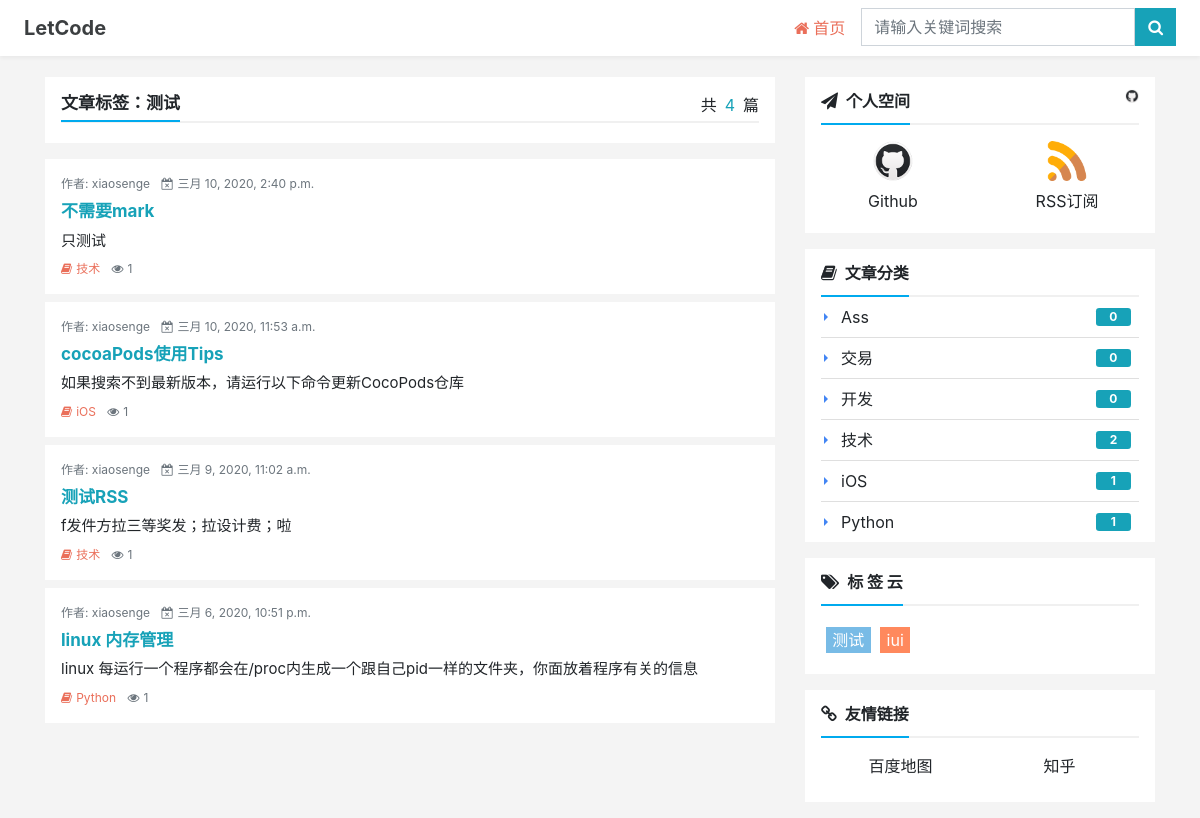
Page /ntag/2 on the earlier database version.
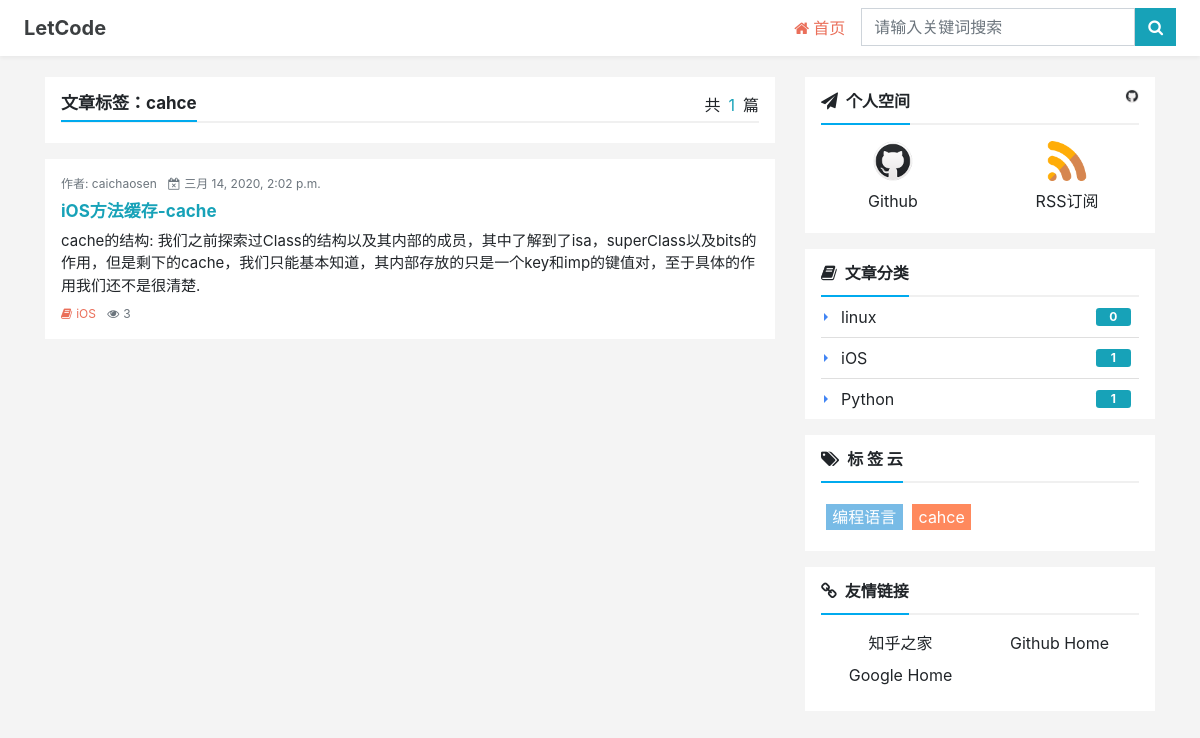
Same page on the later database version.
### blog/models.py (models this page shows, shortened)
class Tag(models.Model):
    STATUS_NORMAL = 1
    STATUS_DELETE = 0
    STATUS_ITEMS = [
        (STATUS_NORMAL,'正常'),
        (STATUS_DELETE, '删除')
    ]
    name = models.CharField(max_length=10, verbose_name='名称')
    status = models.PositiveIntegerField(default=STATUS_NORMAL,choices=STATUS_ITEMS,verbose_name='状态')
    owner = models.ForeignKey(User,on_delete=models.CASCADE,verbose_name='作者')
    create_time = models.DateTimeField(auto_now_add=True,verbose_name='创建时间')
    desc = models.CharField(max_length=2020, verbose_name='标签描述', default='')
    class Meta:
        verbose_name = verbose_name_plural = '标签'

class Post(models.Model):
    STATUS_NORMAL = 1
    STATUS_DELETE = 0
    STATUS_DRAFT = 2
    STATUS_ITEMS = [
        (STATUS_NORMAL,'正常'),
        (STATUS_DRAFT, '草稿'),
        (STATUS_DELETE, '删除')
    ]
    title = models.CharField(max_length=255, verbose_name='标题')
    desc = models.CharField(max_length=1024,blank=True, verbose_name='摘要')
    content = models.TextField(verbose_name='正文',help_text='正文必须为Markdown格式')
    status = models.PositiveIntegerField(default=STATUS_NORMAL, choices=STATUS_ITEMS, verbose_name='状态')
    create_time = models.DateTimeField(auto_now_add=True, verbose_name='创建时间')
    category = models.ForeignKey(Category,on_delete=models.CASCADE,verbose_name='分类')
    tag = models.ManyToManyField(Tag,verbose_name='标签')
    owner = models.ForeignKey(User,on_delete=models.CASCADE, verbose_name='作者')
    is_md = models.BooleanField(default=False,verbose_name='使用markdown语法')
    content_html = models.TextField(verbose_name='正文html格式', blank=True, editable=False)
    pv = models.PositiveIntegerField(default=1)
    uv = models.PositiveIntegerField(default=1)
    @staticmethod
    def get_by_tag(tag_id):
        try:
            tag = Tag.objects.get(id=tag_id)
        except Tag.DoesNotExist:
            tag = None
            post_list = []
        else:
            post_list = tag.post_set.filter(status=Post.STATUS_NORMAL).select_related('owner','category')
        return post_list,tag
    class Meta:
        verbose_name = verbose_name_plural = '文章'
        ordering = ['-id']

class Category(models.Model):
    STATUS_NORMAL = 1
    STATUS_DELETE = 0
    STATUS_ITEMS = [
        (STATUS_NORMAL,'正常'),
        (STATUS_DELETE, '删除')
    ]
    name = models.CharField(max_length=50, verbose_name='名称')
    status = models.PositiveIntegerField(default=STATUS_NORMAL,choices=STATUS_ITEMS,verbose_name='状态')
    is_nav = models.BooleanField(default=False,verbose_name='是否为导航')
    owner = models.ForeignKey(User,on_delete=models.CASCADE,verbose_name='作者')
    create_time = models.DateTimeField(auto_now_add=True,verbose_name='创建时间')
    desc = models.CharField(max_length=2020,verbose_name='分类描述',default='')
    def link_post_count(self):
        return Post.objects.filter(category_id=self.id).count()
    class Meta:
        verbose_name = verbose_name_plural = '分类'
        ordering = ['-id']

### config/models.py (models this page shows)
class Link(models.Model):
    STATUS_NORMAL = 1
    STATUS_DELETE = 0
    STATUS_ITEMS = [
        (STATUS_NORMAL,'正常'),
        (STATUS_DELETE, '删除')
    ]
    title = models.CharField(max_length=50, verbose_name='标题')
    status = models.PositiveIntegerField(default=STATUS_NORMAL, choices=STATUS_ITEMS, verbose_name='状态')
    href = models.URLField(verbose_name='链接')
    weight = models.PositiveIntegerField(default=1,
                                         choices=zip(range(1,6),range(1,6)),
                                         verbose_name='权重',
                                         help_text='权重高展示顺序靠前')
    owner = models.ForeignKey(User,on_delete=models.CASCADE, verbose_name='作者')
    create_time = models.DateTimeField(auto_now_add=True, verbose_name='创建时间')
    class Meta:
        verbose_name = verbose_name_plural = '友链'

### blog/views.py (the view)
# urls.py: path('ntag/<int:tag_id>',TagIndexView.as_view(), name='ntag-detail'),
class TagIndexView(ListView):
    queryset = Post.lastes_posts()
    paginate_by = 8
    template_name = 'blog/_tag.html'
    context_object_name = 'post_list'
    def get_context_data(self, *args, **kwargs):
        context = super(TagIndexView, self).get_context_data(**kwargs)
        tags = Tag.objects.filter(status=Tag.STATUS_NORMAL)
        categorys = Category.objects.filter(status=Category.STATUS_NORMAL)
        tag_id = self.kwargs.get('tag_id')
        tag = get_object_or_404(Tag, pk=tag_id)
        post_list = Post.get_by_tag(tag_id)[0]
        links = Link.objects.filter(status=Link.STATUS_NORMAL)
        context.update({
            'keyword': '',
            'tags': tags,
            'categorys': categorys,
            'links': links,
            'post_list': post_list,
            'tag': tag,
        })
        return context

### typeidea/templates/blog/_tag.html (shortened to what the changed rows need)
{% load static %}
<!doctype html>
<html lang="en">
<head>
    <link href="https://cdn.bootcss.com/twitter-bootstrap/4.3.1/css/bootstrap.min.css" rel="stylesheet">
    <link href="https://cdn.bootcss.com/font-awesome/4.7.0/css/font-awesome.min.css" rel="stylesheet">
    <link href="{% static 'css/blog/base.css' %}" rel="stylesheet"/>
</head>
<body>
<main>
<div class="container">
    <div class="row">
        <div class="col-lg-8">
            <div class="description bg-white px-3 pt-3 pb-1">
                <p class="float-right mb-0">共<span class="mx-2 text-info">{{ post_list.count }}</span>篇</p>
                <h1 class="f-17"><strong>文章标签：{{ tag.name }}</strong></h1>
            </div>
<div class="summary-list">
    {% for post in post_list %}
    <div class="media mb-1 mb-sm-2 p-2 p-lg-3">
        <div class="media-body">
            <div class="text-muted mb-2 f-12">
                <span>作者: {{ post.owner.username }}</span>
                <span><i class="fa fa-calendar-times-o ml-2 mr-1"></i>{{ post.create_time }}</span>
            </div>
            <h2 class="mt-0 font-weight-bold text-info f-17">
                <a href="{% url 'npost-detail' post.id %}" target="_blank">{{ post.title }}</a>
            </h2>
            <p class="d-none d-sm-block mb-2 f-15">{{ post.desc }}</p>
            <div class="text-muted mb-0 f-12">
                <a class="cate" href="{% url 'ncategory-detail' post.category.id %}" title="查看当前分类下更多文章">
                    <i class="fa fa-book mr-1"></i>{{ post.category.name }}</a>
                <span><i class="fa fa-eye ml-2 mr-1"></i>{{ post.pv }}</span>
            </div>
        </div>
    </div>
    {% endfor%}
</div>
        </div>
        <div class="col-lg-4">
            <div class="card border-0 rounded-0 px-3 mb-2 mb-md-3" id="category-card">
    <ul class="list-group list-group-flush f-16">
        {% for cate in categorys %}
        <li class="list-group-item d-flex justify-content-between align-items-center pr-2 py-2">
            <a class="category-item" href="{% url 'ncategory-detail' cate.id %}"
               title="查看{{ cate.name }}分类下所有文章">{{ cate.name }}</a>
            <span class="badge text-center" title="当前分类下有{{ cate.link_post_count }}篇文章">{{ cate.link_post_count }}</span>
        </li>
        {% endfor %}
    </ul>
</div>
            <div class="card border-0 rounded-0 px-3 mb-2 mb-md-3" id="tag-card">
    <div class="card-body px-0 py-3">
        <div class="tag-cloud">
            {% for tag in tags %}
                <a href="{% url 'ntag-detail' tag.id %}" class="tags f-16" id="tag-1"
               title="{{ tag.name }}标签下有3篇文章">{{ tag.name }}</a>
            {% endfor %}
        </div>
    </div>
</div>
            <div class="d-none d-lg-block">
    <div class="card border-0 rounded-0 px-3 mb-2 mb-md-3" id="friends-card">
        <div class="card-body px-0 py-3">
            <div class="tool-list">
                {% for link in links %}
                <div class="w-50 float-left text-center mb-2">
                    <div class="mx-2">
                        <a href="{{ link.href }}" title="{{ link.title }}" target="_blank">
                            {{ link.title }}</a>
                    </div>
                </div>
                {% endfor %}
            </div>
        </div>
    </div>
</div>
        </div>
    </div>
</div>
</main>
</body>
</html>

Differences in the rows shown:
removed Tag: name "测试"
removed Post: owner.username "xiaosenge", create_time "三月 10, 2020, 2:40 p.m.", title "不需要mark", desc "只测试", category.name "技术", pv "1"
removed Post: owner.username "xiaosenge", create_time "三月 10, 2020, 11:53 a.m.", title "cocoaPods使用Tips", desc "如果搜索不到最新版本，请运行以下命令更新CocoPods仓库", category.name "iOS", pv "1"
removed Post: owner.username "xiaosenge", create_time "三月 9, 2020, 11:02 a.m.", title "测试RSS", desc "f发件方拉三等奖发；拉设计费；啦", category.name "技术", pv "1"
removed Post: owner.username "xiaosenge", create_time "三月 6, 2020, 10:51 p.m.", title "linux 内存管理", desc "linux 每运行一个程序都会在/proc内生成一个跟自己pid一样的文件夹，你面放着程序有关的信息", category.name "Python", pv "1"
removed Category: name "Ass", link_post_count "0"
removed Category: name "交易", link_post_count "0"
removed Category: name "开发", link_post_count "0"
removed Category: name "技术", link_post_count "2"
removed Tag: name "iui"
removed Link: title "百度地图"
removed Link: title "知乎"
added Tag: name "cahce"
added Post: owner.username "caichaosen", create_time "三月 14, 2020, 2:02 p.m.", title "iOS方法缓存-cache", desc "cache的结构: 我们之前探索过Class的结构以及其内部的成员，其中了解到了isa，superClass以及bits的作用，但是剩下的cache，我们只能基本知道，其内部存放的只是一个key和imp的键值对，至于具体的作用我们还不是很清楚.", category.name "iOS", pv "3"
added Category: name "linux", link_post_count "0"
added Tag: name "编程语言"
added Link: title "知乎之家"
added Link: title "Github Home"
added Link: title "Google Home"
Other differences:
{{ post_list.count }}: "4" → "1"
